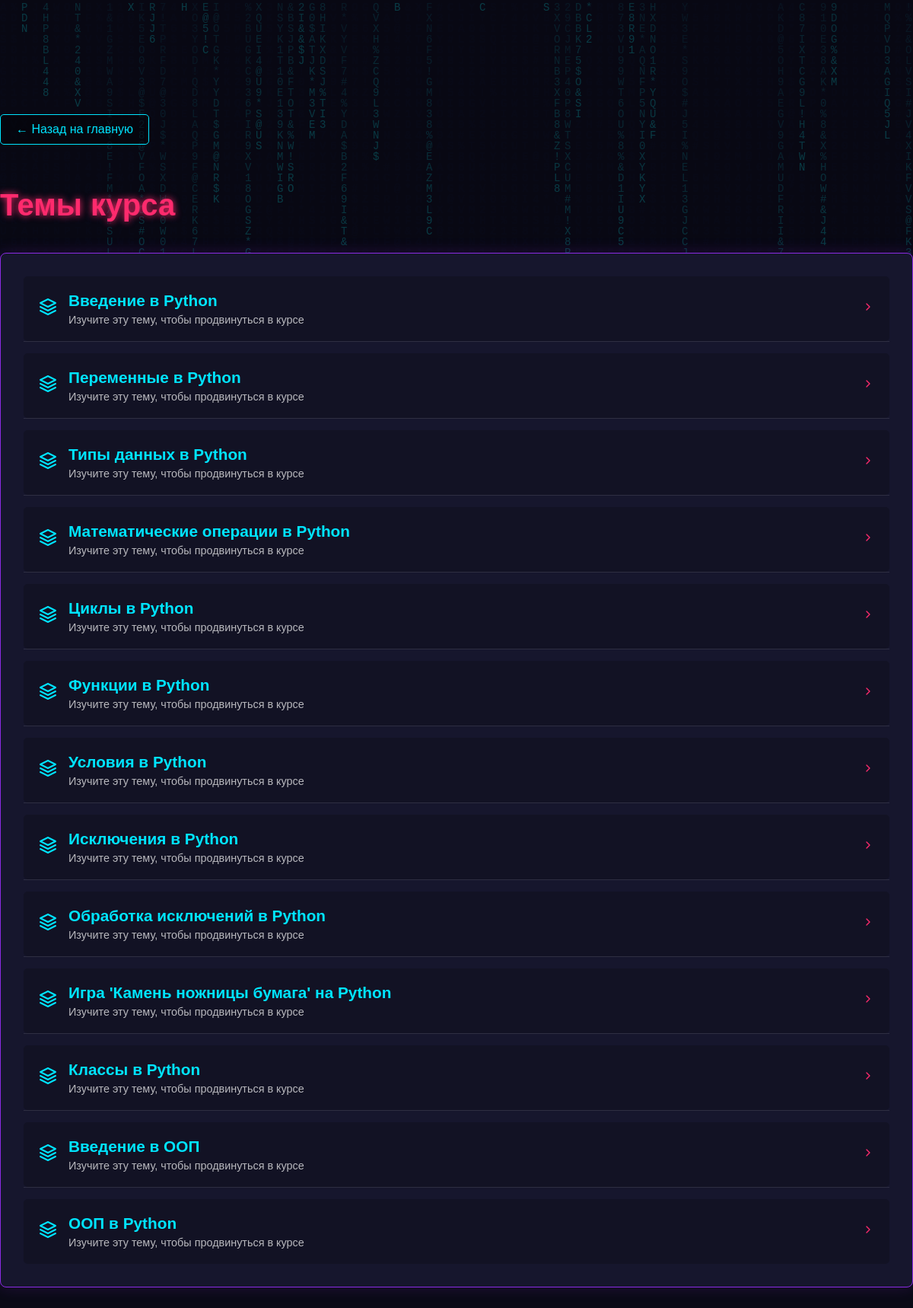
/courses/1, run on the app's committed database.
### models.py (models this page shows, shortened)
class BaseModel(Base):
    __abstract__ = True
    __allow_unmapped__ = True
    id = Column(Integer, primary_key=True)

class Topic(BaseModel):
    __tablename__ = "topics"
    course_id = Column(ForeignKey("courses.id"))
    name = Column(String)
    content = Column(String, nullable=True)
    order = Column(Integer, default=0)
    users_completed = relationship(User, secondary="student_topic", back_populates="completed_topics")

### routers/courses.py (the view)
@router.get("/{course_id}", response_model=CourseResponse, name="course")
def get_course(course_id: int,  request: Request, db: Session = Depends(get_db)):
    course = db.query(Course).options(joinedload(Course.topics)).filter(Course.id == course_id).first()
    if not course:
        raise HTTPException(status_code=404, detail="Course not found")
    return templates.TemplateResponse(
        request=request,
        name="cours.html",
        context={"request": request, "course": course})

### web/templates/cours.html (shortened to what this page needs)
{% extends 'base.html' %}
{% block body %}
<div class="matrix-rain" id="matrixRain"></div>
<div class="container course-page-container">
    <a href="{{ url_for('index') }}" class="btn back-button">← Назад на главную</a>
    <h1 class="page-title animate__animated animate__fadeIn">Темы курса</h1>
    <div class="topics-container">
        <ul class="topics-list">
            {% for topic in course.topics %}
            <li class="topic-item animate__animated animate__fadeInUp">
                <a href="/topics/{{ topic.id }}" class="topic-link">
                    <div class="topic-icon">
                    </div>
                    <div class="topic-info">
                        <h3>{{ topic.name }}</h3>
                        <p>Изучите эту тему, чтобы продвинуться в курсе</p>
                    </div>
                    <div class="topic-arrow">
                        <svg width="16" height="16" viewBox="0 0 24 24" fill="none" xmlns="http://www.w3.org/2000/svg">
                            <path d="M9 18L15 12L9 6" stroke="var(--neon-pink)" stroke-width="2" stroke-linecap="round" stroke-linejoin="round"/>
                        </svg>
                    </div>
                </a>
            </li>
            {% endfor %}
        </ul>
    </div>
</div>
{% endblock %}

### web/templates/cours.html (style rules this page uses)
:root { --dark-bg: #0a0a16; --dark-secondary: #16162d; --neon-pink: #ff2a6d; --neon-blue: #00e4ff; --neon-purple: #8a2be2; --neon-green: #05d9e8; }
body { background-color: var(--dark-bg); color: #fff; font-family: 'Rajdhani', sans-serif; margin: 0; padding: 0; overflow-x: hidden; }
.course-page-container { padding: 150px 0 100px; min-height: 100vh; position: relative; z-index: 1; }
.back-button { margin-bottom: 30px; display: inline-block; background: rgba(0, 0, 0, 0.3); border: 1px solid var(--neon-blue); color: var(--neon-blue); padding: 10px 20px; border-radius: 5px; transition: all 0.3s ease; text-decoration: none; font-family: 'Rajdhani', sans-serif; font-weight: 500; }
.page-title { font-size: 2.5rem; margin-bottom: 40px; color: var(--neon-pink); text-shadow: 0 0 10px var(--neon-pink); font-family: 'Orbitron', sans-serif; font-weight: 700; }
.topics-container { background: var(--dark-secondary); border: 1px solid var(--neon-purple); padding: 30px; border-radius: 8px; box-shadow: 0 0 20px rgba(138, 43, 226, 0.2); }
.topics-list { list-style: none; padding: 0; margin: 0; }
.topic-item { margin-bottom: 15px; border-bottom: 1px solid rgba(255, 255, 255, 0.1); }
.topic-item:last-child { margin-bottom: 0; border-bottom: none; }
.topic-link { display: flex; align-items: center; padding: 20px; text-decoration: none; color: white; transition: all 0.3s ease; border-radius: 5px; background: rgba(0, 0, 0, 0.2); }
.topic-icon { margin-right: 15px; color: var(--neon-blue); }
.topic-info { flex: 1; }
.topic-info h3 { margin: 0 0 5px 0; font-size: 1.3rem; color: var(--neon-blue); font-weight: 600; }
.topic-info p { margin: 0; font-size: 0.9rem; color: rgba(255, 255, 255, 0.7); }
.topic-arrow { color: var(--neon-pink); }
.matrix-rain { position: fixed; top: 0; left: 0; width: 100%; height: 100%; z-index: 0; pointer-events: none; opacity: 0.2; }

### data on the page
Topic: name "Введение в Python"
Topic: name "Переменные в Python"
Topic: name "Типы данных в Python"
Topic: name "Математические операции в Python"
Topic: name "Циклы в Python"
Topic: name "Функции в Python"
Topic: name "Условия в Python"
Topic: name "Исключения в Python"
Topic: name "Обработка исключений в Python"
Topic: name "Игра 'Камень ножницы бумага' на Python"
Topic: name "Классы в Python"
Topic: name "Введение в ООП"
Topic: name "ООП в Python"
